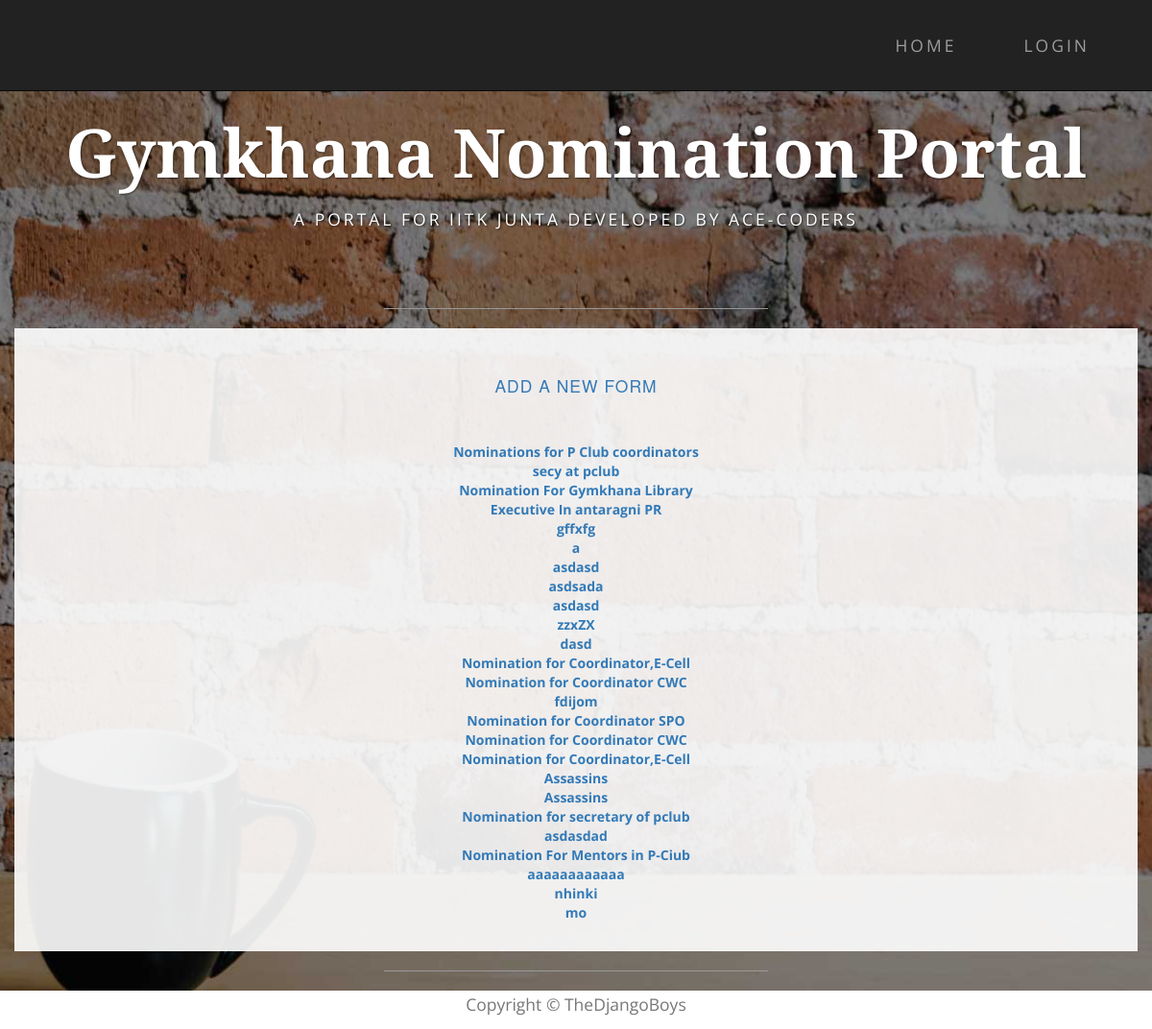
Page /forms/ on the earlier database version.
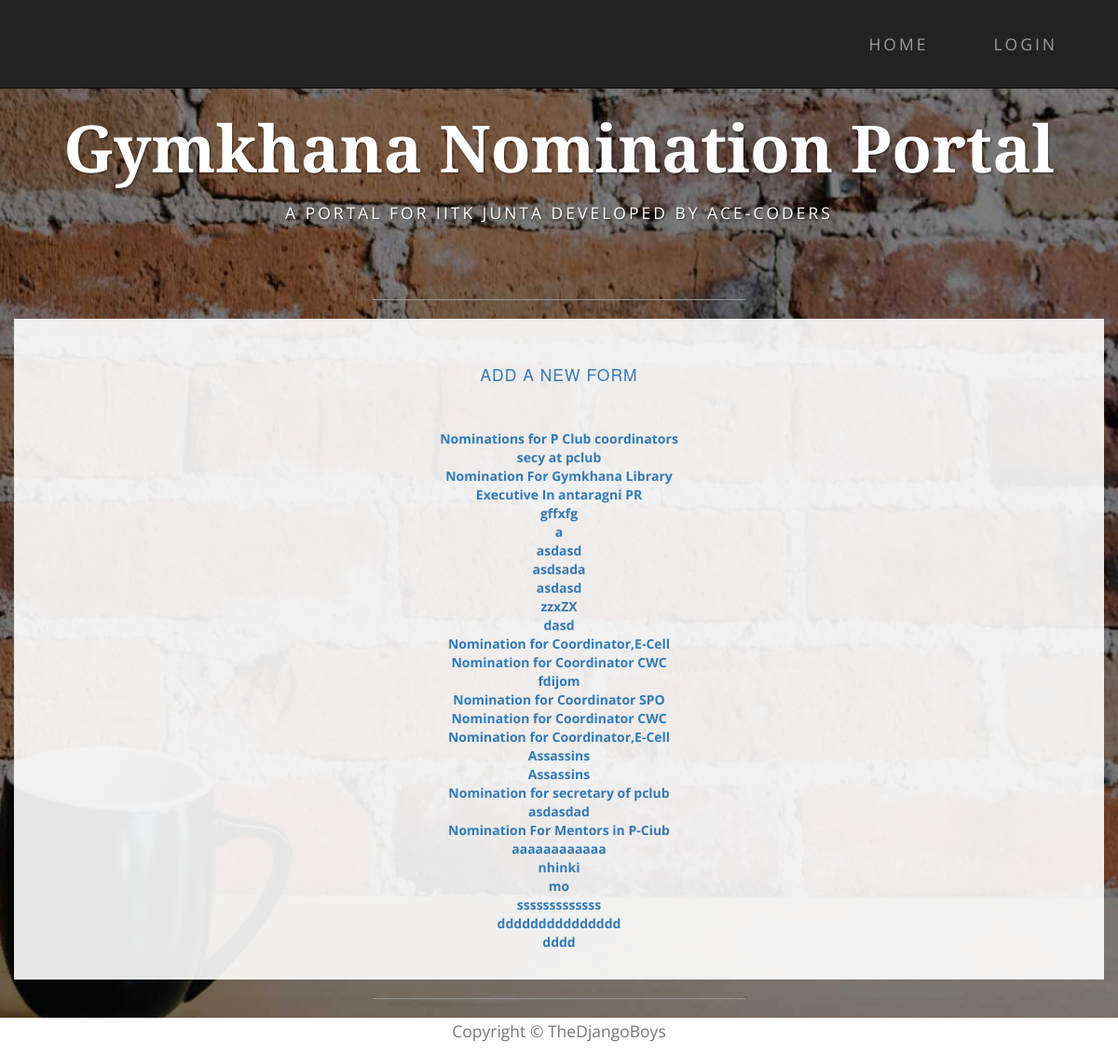
Same page on the later database version.
### forms/models.py (models this page shows, shortened)
class Questionnaire(models.Model):
    name = models.CharField(max_length=100, null=True)
    description = models.TextField(max_length=1000)
    status = models.CharField(max_length=100, null=True, blank=True)

### forms/views.py (the view)
def index(request):
    forms = Questionnaire.objects.all()
    return render(request, 'forms/index.html', context={'forms': forms})

### forms/templates/forms/index.html (shortened to what this page needs)
{% extends "index.html" %}
{% load staticfiles %}
{% block content %}
<div class="container box">
    <div class="row">
        <div class="col-lg-12">
            <h2 class="intro-text text-center">
                <a href="{% url 'forms:build_form' %}">Add a new form</a>
            </h2>
            <br>
            <br>
            {% for form in forms %}
            <div class="row text-center">
                <a href="{% url 'forms:show_form' form.id %}"> <strong>{{form.name}}</strong></a>
            </div>
            {% endfor%}
        </div>
    </div>
</div>
{% endblock content %}

Differences in the rows shown:
added Questionnaire: name "sssssssssssss"
added Questionnaire: name "ddddddddddddddd"
added Questionnaire: name "dddd"
